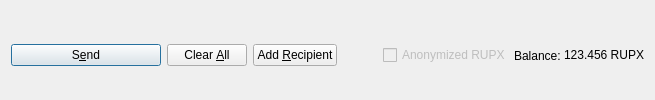
         <widget class="QFrame" name="frame_Send">
          <layout class="QHBoxLayout" name="horizontalLayout">
           <property name="bottomMargin">
            <number>0</number>
           </property>
           <item>
            <widget class="QPushButton" name="sendButton">
             <property name="minimumSize">
              <size>
               <width>150</width>
               <height>0</height>
              </size>
             </property>
             <property name="toolTip">
              <string>Confirm the send action</string>
             </property>
             <property name="text">
              <string>S&amp;end</string>
             </property>
             <property name="icon">
              <iconset resource="../rupaya.qrc">
               <normaloff>:/icons/send</normaloff>:/icons/send</iconset>
             </property>
             <property name="autoDefault">
              <bool>false</bool>
             </property>
             <property name="default">
              <bool>true</bool>
             </property>
            </widget>
           </item>
           <item>
            <widget class="QPushButton" name="clearButton">
             <property name="sizePolicy">
              <sizepolicy hsizetype="Minimum" vsizetype="Fixed">
               <horstretch>0</horstretch>
               <verstretch>0</verstretch>
              </sizepolicy>
             </property>
             <property name="toolTip">
              <string>Clear all fields of the form.</string>
             </property>
             <property name="text">
              <string>Clear &amp;All</string>
             </property>
             <property name="icon">
              <iconset resource="../rupaya.qrc">
               <normaloff>:/icons/remove</normaloff>:/icons/remove</iconset>
             </property>
             <property name="autoDefault">
              <bool>false</bool>
             </property>
            </widget>
           </item>
           <item>
            <widget class="QPushButton" name="addButton">
             <property name="toolTip">
              <string>Send to multiple recipients at once</string>
             </property>
             <property name="text">
              <string>Add &amp;Recipient</string>
             </property>
             <property name="icon">
              <iconset resource="../rupaya.qrc">
               <normaloff>:/icons/add</normaloff>:/icons/add</iconset>
             </property>
             <property name="autoDefault">
              <bool>false</bool>
             </property>
            </widget>
           </item>
           <item>
            <spacer name="horizontalSpacer">
             <property name="orientation">
              <enum>Qt::Horizontal</enum>
             </property>
             <property name="sizeHint" stdset="0">
              <size>
               <width>40</width>
               <height>20</height>
              </size>
             </property>
            </spacer>
           </item>
           <item>
            <layout class="QHBoxLayout" name="horizontalLayout_2">
             <property name="spacing">
              <number>3</number>
             </property>
             <item>
              <widget class="QCheckBox" name="checkzRupx">
               <property name="enabled">
                <bool>false</bool>
               </property>
               <property name="text">
                <string>Anonymized RUPX</string>
               </property>
              </widget>
             </item>
             <item>
              <widget class="QLabel" name="label">
               <property name="text">
                <string>Balance:</string>
               </property>
              </widget>
             </item>
             <item>
              <widget class="QLabel" name="labelBalance">
               <property name="sizePolicy">
                <sizepolicy hsizetype="Preferred" vsizetype="Fixed">
                 <horstretch>0</horstretch>
                 <verstretch>0</verstretch>
                </sizepolicy>
               </property>
               <property name="cursor">
                <cursorShape>IBeamCursor</cursorShape>
               </property>
               <property name="text">
                <string notr="true">123.456 RUPX</string>
               </property>
               <property name="textInteractionFlags">
                <set>Qt::LinksAccessibleByMouse|Qt::TextSelectableByKeyboard|Qt::TextSelectableByMouse</set>
               </property>
              </widget>
             </item>
            </layout>
           </item>
          </layout>
         </widget>
